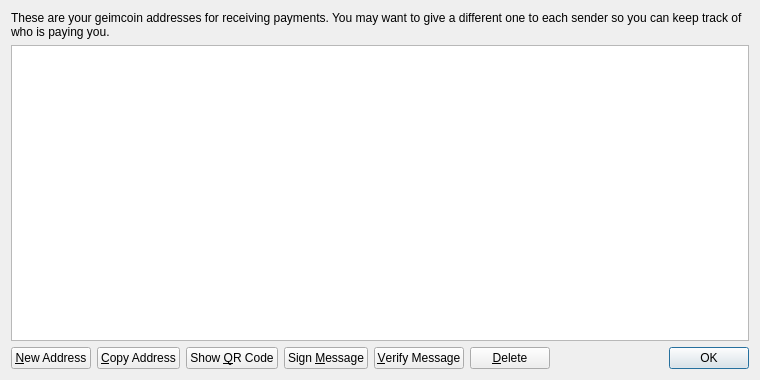
<?xml version="1.0" encoding="UTF-8"?>
<ui version="4.0">
 <class>AddressBookPage</class>
 <widget class="QWidget" name="AddressBookPage">
  <property name="geometry">
   <rect>
    <x>0</x>
    <y>0</y>
    <width>760</width>
    <height>380</height>
   </rect>
  </property>
  <property name="windowTitle">
   <string>Address Book</string>
  </property>
  <layout class="QVBoxLayout" name="verticalLayout">
   <item>
    <widget class="QLabel" name="labelExplanation">
     <property name="text">
      <string>These are your geimcoin addresses for receiving payments. You may want to give a different one to each sender so you can keep track of who is paying you.</string>
     </property>
     <property name="textFormat">
      <enum>Qt::PlainText</enum>
     </property>
     <property name="wordWrap">
      <bool>true</bool>
     </property>
    </widget>
   </item>
   <item>
    <widget class="QTableView" name="tableView">
     <property name="contextMenuPolicy">
      <enum>Qt::CustomContextMenu</enum>
     </property>
     <property name="toolTip">
      <string>Double-click to edit address or label</string>
     </property>
     <property name="tabKeyNavigation">
      <bool>false</bool>
     </property>
     <property name="alternatingRowColors">
      <bool>true</bool>
     </property>
     <property name="selectionMode">
      <enum>QAbstractItemView::SingleSelection</enum>
     </property>
     <property name="selectionBehavior">
      <enum>QAbstractItemView::SelectRows</enum>
     </property>
     <property name="sortingEnabled">
      <bool>true</bool>
     </property>
     <attribute name="verticalHeaderVisible">
      <bool>false</bool>
     </attribute>
    </widget>
   </item>
   <item>
    <layout class="QHBoxLayout" name="horizontalLayout">
     <item>
      <widget class="QPushButton" name="newAddressButton">
       <property name="toolTip">
        <string>Create a new address</string>
       </property>
       <property name="text">
        <string>&amp;New Address</string>
       </property>
       <property name="icon">
        <iconset resource="../bitcoin.qrc">
         <normaloff>:/icons/add</normaloff>:/icons/add</iconset>
       </property>
      </widget>
     </item>
     <item>
      <widget class="QPushButton" name="copyToClipboard">
       <property name="toolTip">
        <string>Copy the currently selected address to the system clipboard</string>
       </property>
       <property name="text">
        <string>&amp;Copy Address</string>
       </property>
       <property name="icon">
        <iconset resource="../bitcoin.qrc">
         <normaloff>:/icons/editcopy</normaloff>:/icons/editcopy</iconset>
       </property>
      </widget>
     </item>
     <item>
      <widget class="QPushButton" name="showQRCode">
       <property name="text">
        <string>Show &amp;QR Code</string>
       </property>
       <property name="icon">
        <iconset resource="../bitcoin.qrc">
         <normaloff>:/icons/qrcode</normaloff>:/icons/qrcode</iconset>
       </property>
      </widget>
     </item>
     <item>
      <widget class="QPushButton" name="signMessage">
       <property name="toolTip">
        <string>Sign a message to prove you own a geimcoin address</string>
       </property>
       <property name="text">
        <string>Sign &amp;Message</string>
       </property>
       <property name="icon">
        <iconset resource="../bitcoin.qrc">
         <normaloff>:/icons/edit</normaloff>:/icons/edit</iconset>
       </property>
      </widget>
     </item>
     <item>
      <widget class="QPushButton" name="verifyMessage">
       <property name="toolTip">
        <string>Verify a message to ensure it was signed with a specified geimcoin address</string>
       </property>
       <property name="text">
        <string>&amp;Verify Message</string>
       </property>
       <property name="icon">
        <iconset resource="../bitcoin.qrc">
         <normaloff>:/icons/transaction_0</normaloff>:/icons/transaction_0</iconset>
       </property>
      </widget>
     </item>
     <item>
      <widget class="QPushButton" name="deleteButton">
       <property name="toolTip">
        <string>Delete the currently selected address from the list</string>
       </property>
       <property name="text">
        <string>&amp;Delete</string>
       </property>
       <property name="icon">
        <iconset resource="../bitcoin.qrc">
         <normaloff>:/icons/remove</normaloff>:/icons/remove</iconset>
       </property>
      </widget>
     </item>
     <item>
      <spacer name="horizontalSpacer">
       <property name="orientation">
        <enum>Qt::Horizontal</enum>
       </property>
       <property name="sizeHint" stdset="0">
        <size>
         <width>40</width>
         <height>20</height>
        </size>
       </property>
      </spacer>
     </item>
     <item>
      <widget class="QDialogButtonBox" name="buttonBox">
       <property name="sizePolicy">
        <sizepolicy hsizetype="Maximum" vsizetype="Fixed">
         <horstretch>0</horstretch>
         <verstretch>0</verstretch>
        </sizepolicy>
       </property>
       <property name="standardButtons">
        <set>QDialogButtonBox::Ok</set>
       </property>
      </widget>
     </item>
    </layout>
   </item>
  </layout>
 </widget>
 <resources>
  <include location="../bitcoin.qrc"/>
 </resources>
 <connections/>
</ui>
